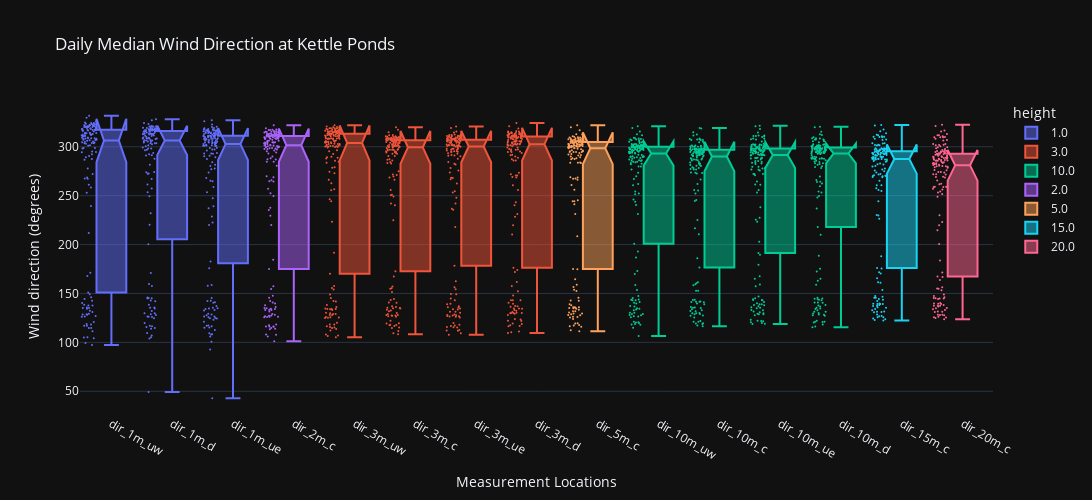

The code cell stored with this chart in its notebook:
### Code cell
# Make a boxplot of the daily average wind speeds at each height and each tower
fig = px.box(sos_daily_avg_dir_tidy_df, 
             x='variable', 
             y='value', 
             color='height',
             title='Daily Median Wind Direction at Kettle Ponds',
             # show time in the hover
             hover_data=['time'],
             template='plotly_dark',
             height=500,
             width=1100,
             # widen the box
            boxmode='overlay',
            notched=True,
            points='all',
            category_orders={
                "variable":['dir_1m_uw','dir_1m_d','dir_1m_ue',  'dir_2m_c', 'dir_3m_uw','dir_3m_c', 'dir_3m_ue','dir_3m_d', 'dir_5m_c',
                             'dir_10m_uw','dir_10m_c','dir_10m_ue','dir_10m_d','dir_15m_c', 'dir_20m_c']
            }
            )
# add jitter
fig.update_traces(jitter=0.5, marker=dict(size=2))
# add labels to the x and y axis
fig.update_xaxes(title_text='Measurement Locations')
fig.update_yaxes(title_text='Wind direction (degrees)')
fig

### Figure 1 — Plotly figure (JSON) as saved in the notebook; plotly's stock layout.template omitted (floating-point values rounded to 4 significant figures; data arrays with more than 128 entries replaced by an {"elided": "..."} marker saying what was removed)
{"data": [{"alignmentgroup": "True", "boxpoints": "all", "customdata": {"elided": "480x1 str values"}, "hovertemplate": "height=1.0<br>variable=%{x}<br>value=%{y}<br>time=%{customdata[0]}<extra></extra>", "jitter": 0.5, "legendgroup": "1.0", "marker": {"color": "#636efa", "size": 2}, "name": "1.0", "notched": true, "offsetgroup": "1.0", "orientation": "v", "showlegend": true, "type": "box", "x": {"elided": "480 str values"}, "x0": " ", "xaxis": "x", "y": {"elided": "480 float values"}, "y0": " ", "yaxis": "y"}, {"alignmentgroup": "True", "boxpoints": "all", "customdata": {"elided": "640x1 str values"}, "hovertemplate": "height=3.0<br>variable=%{x}<br>value=%{y}<br>time=%{customdata[0]}<extra></extra>", "jitter": 0.5, "legendgroup": "3.0", "marker": {"color": "#EF553B", "size": 2}, "name": "3.0", "notched": true, "offsetgroup": "3.0", "orientation": "v", "showlegend": true, "type": "box", "x": {"elided": "640 str values"}, "x0": " ", "xaxis": "x", "y": {"elided": "640 float values"}, "y0": " ", "yaxis": "y"}, {"alignmentgroup": "True", "boxpoints": "all", "customdata": {"elided": "640x1 str values"}, "hovertemplate": "height=10.0<br>variable=%{x}<br>value=%{y}<br>time=%{customdata[0]}<extra></extra>", "jitter": 0.5, "legendgroup": "10.0", "marker": {"color": "#00cc96", "size": 2}, "name": "10.0", "notched": true, "offsetgroup": "10.0", "orientation": "v", "showlegend": true, "type": "box", "x": {"elided": "640 str values"}, "x0": " ", "xaxis": "x", "y": {"elided": "640 float values"}, "y0": " ", "yaxis": "y"}, {"alignmentgroup": "True", "boxpoints": "all", "customdata": {"elided": "160x1 str values"}, "hovertemplate": "height=2.0<br>variable=%{x}<br>value=%{y}<br>time=%{customdata[0]}<extra></extra>", "jitter": 0.5, "legendgroup": "2.0", "marker": {"color": "#ab63fa", "size": 2}, "name": "2.0", "notched": true, "offsetgroup": "2.0", "orientation": "v", "showlegend": true, "type": "box", "x": {"elided": "160 str values"}, "x0": " ", "xaxis": "x", "y": {"elided": "160 float values"}, "y0": " ", "yaxis": "y"}, {"alignmentgroup": "True", "boxpoints": "all", "customdata": {"elided": "160x1 str values"}, "hovertemplate": "height=5.0<br>variable=%{x}<br>value=%{y}<br>time=%{customdata[0]}<extra></extra>", "jitter": 0.5, "legendgroup": "5.0", "marker": {"color": "#FFA15A", "size": 2}, "name": "5.0", "notched": true, "offsetgroup": "5.0", "orientation": "v", "showlegend": true, "type": "box", "x": {"elided": "160 str values"}, "x0": " ", "xaxis": "x", "y": {"elided": "160 float values"}, "y0": " ", "yaxis": "y"}, {"alignmentgroup": "True", "boxpoints": "all", "customdata": {"elided": "160x1 str values"}, "hovertemplate": "height=15.0<br>variable=%{x}<br>value=%{y}<br>time=%{customdata[0]}<extra></extra>", "jitter": 0.5, "legendgroup": "15.0", "marker": {"color": "#19d3f3", "size": 2}, "name": "15.0", "notched": true, "offsetgroup": "15.0", "orientation": "v", "showlegend": true, "type": "box", "x": {"elided": "160 str values"}, "x0": " ", "xaxis": "x", "y": {"elided": "160 float values"}, "y0": " ", "yaxis": "y"}, {"alignmentgroup": "True", "boxpoints": "all", "customdata": {"elided": "160x1 str values"}, "hovertemplate": "height=20.0<br>variable=%{x}<br>value=%{y}<br>time=%{customdata[0]}<extra></extra>", "jitter": 0.5, "legendgroup": "20.0", "marker": {"color": "#FF6692", "size": 2}, "name": "20.0", "notched": true, "offsetgroup": "20.0", "orientation": "v", "showlegend": true, "type": "box", "x": {"elided": "160 str values"}, "x0": " ", "xaxis": "x", "y": {"elided": "160 float values"}, "y0": " ", "yaxis": "y"}], "layout": {"boxmode": "overlay", "height": 500, "legend": {"title": {"text": "height"}, "tracegroupgap": 0}, "title": {"text": "Daily Median Wind Direction at Kettle Ponds"}, "width": 1100, "xaxis": {"anchor": "y", "categoryarray": ["dir_1m_uw", "dir_1m_d", "dir_1m_ue", "dir_2m_c", "dir_3m_uw", "dir_3m_c", "dir_3m_ue", "dir_3m_d", "dir_5m_c", "dir_10m_uw", "dir_10m_c", "dir_10m_ue", "dir_10m_d", "dir_15m_c", "dir_20m_c"], "categoryorder": "array", "domain": [0, 1], "title": {"text": "Measurement Locations"}}, "yaxis": {"anchor": "x", "domain": [0, 1], "title": {"text": "Wind direction (degrees)"}}}}
